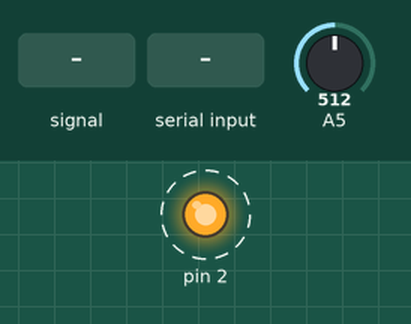
Recording of a sketch running on a simulated Arduino Uno, built with avr-gcc and run on an emulated ATmega328P. On the bench: output pins drawn as LEDs (lit = HIGH). Dashed ring = blinking. The inputs (shaded band) are chosen by the test bench; at power-on: A5 = 512. What the sketch prints to the serial monitor is not drawn.

Above: at 0.87 s.
1.3 s: A5 fed a 200 Hz sine of ±81 counts around its level
4.3 s: "d" received over Serial
At 4.5 s:
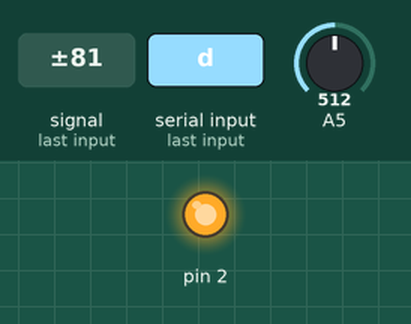
At 5.6 s:
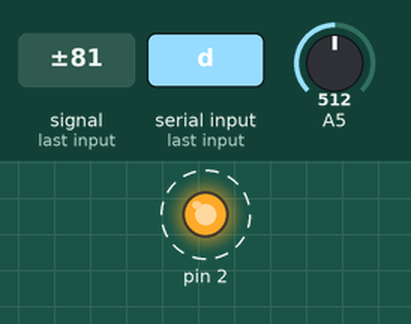
7.3 s: A5 set to 716
10.3 s: byte 0 (0) received over Serial
Timing chart, 0 to 14.3 s (numbered marks = the images above; inputs shaded):
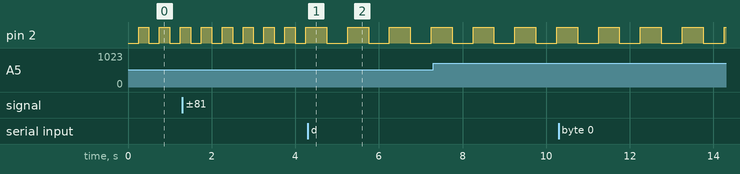

The sketch:

Oscilloscope_arduino.ino
```cpp
int frequency = 2;
long last;
void setup() {
  // put your setup code here, to run once:
  pinMode(A5, INPUT);
  DDRD |= 4;
  ADMUX = 0;
  ADCSRA = 0;
  ADCSRB = 0;
  ADMUX |= 0b01000101;
  ADCSRA |= 0b11100111;
  ADCSRB |= 0b00000000;
  Serial.begin(9600);
  last = millis();
}
int reading, status = 1;
void loop() {
  // put your main code here, to run repeatedly:
  if (Serial.available() > 0) {
    reading = Serial.read();
    switch(reading) {
      case 0:
      case 1:
      status = reading;
      break;
      case 50:
      frequency += 1;
      break;
      case 100:
      frequency -= 1;
      if(frequency == 0) frequency = 1;
      break;
    }
  }
  if(status == 1) {
    reading = ADC/4;
    Serial.write(reading);
  }
  if (millis() - last >= 1000/frequency/2) {
    PORTD ^= 4;
    last = millis();
  }
}
```

Measured:
- after the input at 4.3 s, pin 2: alternates HIGH for 0.50 s and LOW for 0.50 s, starting after 0.45 s
- by itself, pin 2: alternates HIGH for 0.25 s and LOW for 0.25 s
